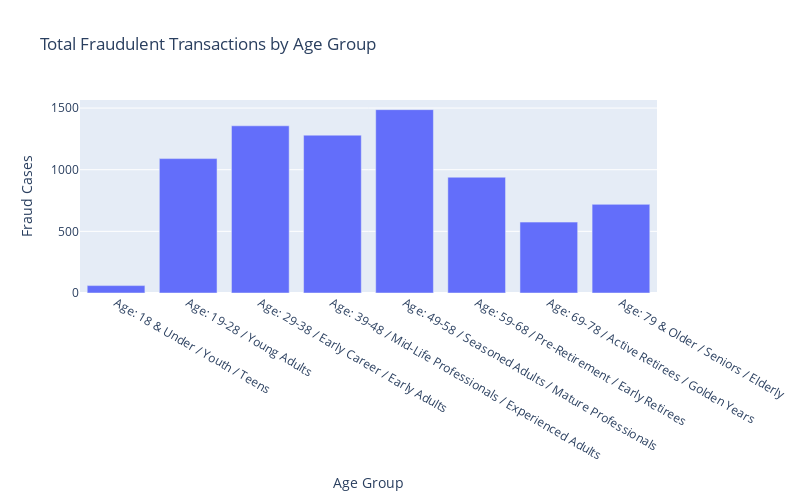
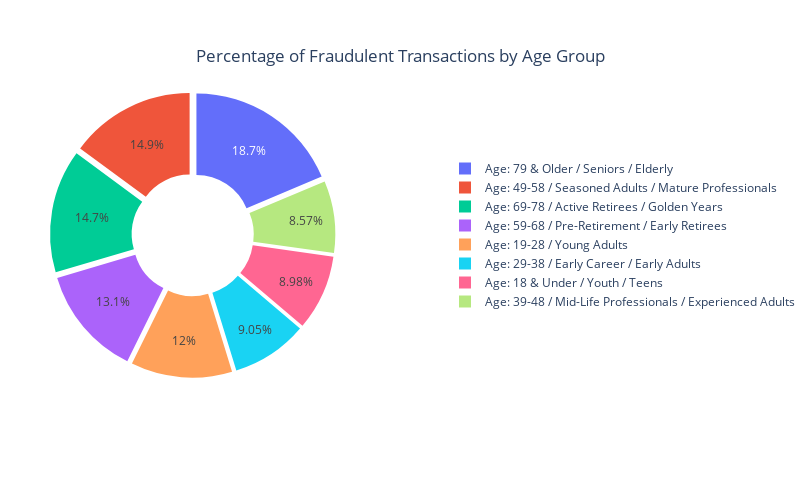

The notebook cell these images were saved under, in order:
### Code cell
# Group data by 'age_description' and 'is_fraud'
fraud_by_age = df2.groupby('age_description')['is_fraud'].sum().reset_index()

# Rename the columns for clarity
fraud_by_age.columns = ['Age Group', 'Fraudulent Transactions']

# Calculate the total number of transactions for each age group to determine the percentage of fraudulent transactions
total_transactions_by_age = df2.groupby('age_description')['is_fraud'].count().reset_index()
total_transactions_by_age.columns = ['Age Group', 'Total Transactions']

# Merge the dataframes to calculate the percentage of fraudulent transactions
fraud_comparison = pd.merge(fraud_by_age, total_transactions_by_age, on='Age Group')
fraud_comparison['Fraud Percentage'] = (fraud_comparison['Fraudulent Transactions'] / fraud_comparison['Total Transactions']) * 100

# Create a bar chart using plotly for fraudulent transactions by age group
fig = px.bar(
    fraud_comparison, 
    x='Age Group', 
    y='Fraudulent Transactions', 
    title="Total Fraudulent Transactions by Age Group",
    labels={'Fraudulent Transactions': 'Fraud Cases', 'Age Group': 'Age Group'},
    height=500, width=800
)

# Display the chart
fig.show()

# Pie chart for the percentage of fraudulent transactions by age group
fig_pie = px.pie(
    fraud_comparison, 
    names='Age Group', 
    values='Fraud Percentage', 
    title="Percentage of Fraudulent Transactions by Age Group",
    height=500, width=800,
    hole=0.4
)

# Update the layout to center the legend vertically on the right margin and keep the pie chart size
fig_pie.update_traces(
    pull=[0.05 for _ in range(len(fraud_comparison))]  # Optional: slight "pull" effect for better clarity
)

# Adjust pie chart size by limiting the domain to avoid growth
fig_pie.update_traces(domain=dict(x=[0.0, 0.65]))  # Adjust the domain for pie chart width

fig_pie.update_layout(
    legend=dict(
        orientation="v",  # Keep the legend vertical
        yanchor="middle",  # Align the legend to the middle vertically
        y=0.5,  # Vertical center of the legend relative to the chart
        xanchor="left",  # Align the legend to the right of the chart
        x=0.9  # Position slightly to the right of the pie chart
    ),
    title={
        'text': 'Percentage of Fraudulent Transactions by Age Group',
        'y':0.90,  # Position the title closer to the top
        'x':0.5,  # Center the title horizontally
        'xanchor': 'center',
        'yanchor': 'top'
    },
    margin=dict(t=50, l=50, r=0)  # Adjust margins for proper spacing
)

# Display the updated pie chart
fig_pie.show()

### Figure 1 — Plotly figure (JSON) as saved in the notebook; plotly's stock layout.template omitted (floating-point values rounded to 4 significant figures)
{"data": [{"alignmentgroup": "True", "hovertemplate": "Age Group=%{x}<br>Fraud Cases=%{y}<extra></extra>", "legendgroup": "", "marker": {"color": "#636efa", "pattern": {"shape": ""}}, "name": "", "offsetgroup": "", "orientation": "v", "showlegend": false, "textposition": "auto", "type": "bar", "x": ["Age: 18 & Under / Youth / Teens", "Age: 19-28 / Young Adults", "Age: 29-38 / Early Career / Early Adults", "Age: 39-48 / Mid-Life Professionals / Experienced Adults", "Age: 49-58 / Seasoned Adults / Mature Professionals", "Age: 59-68 / Pre-Retirement / Early Retirees", "Age: 69-78 / Active Retirees / Golden Years", "Age: 79 & Older / Seniors / Elderly"], "xaxis": "x", "y": [60, 1090, 1356, 1280, 1487, 939, 575, 719], "yaxis": "y"}], "layout": {"barmode": "relative", "height": 500, "legend": {"tracegroupgap": 0}, "title": {"text": "Total Fraudulent Transactions by Age Group"}, "width": 800, "xaxis": {"anchor": "y", "domain": [0, 1], "title": {"text": "Age Group"}}, "yaxis": {"anchor": "x", "domain": [0, 1], "title": {"text": "Fraud Cases"}}}}

### Figure 2 — Plotly figure (JSON) as saved in the notebook; plotly's stock layout.template omitted (floating-point values rounded to 4 significant figures)
{"data": [{"domain": {"x": [0, 0.65], "y": [0, 1]}, "hole": 0.4, "hovertemplate": "Age Group=%{label}<br>Fraud Percentage=%{value}<extra></extra>", "labels": ["Age: 18 & Under / Youth / Teens", "Age: 19-28 / Young Adults", "Age: 29-38 / Early Career / Early Adults", "Age: 39-48 / Mid-Life Professionals / Experienced Adults", "Age: 49-58 / Seasoned Adults / Mature Professionals", "Age: 59-68 / Pre-Retirement / Early Retirees", "Age: 69-78 / Active Retirees / Golden Years", "Age: 79 & Older / Seniors / Elderly"], "legendgroup": "", "name": "", "pull": [0.05, 0.05, 0.05, 0.05, 0.05, 0.05, 0.05, 0.05], "showlegend": true, "type": "pie", "values": [0.4468, 0.5997, 0.4506, 0.4264, 0.742, 0.6531, 0.7301, 0.9286]}], "layout": {"height": 500, "legend": {"orientation": "v", "tracegroupgap": 0, "x": 0.9, "xanchor": "left", "y": 0.5, "yanchor": "middle"}, "margin": {"l": 50, "r": 0, "t": 50}, "title": {"text": "Percentage of Fraudulent Transactions by Age Group", "x": 0.5, "xanchor": "center", "y": 0.9, "yanchor": "top"}, "width": 800}}
